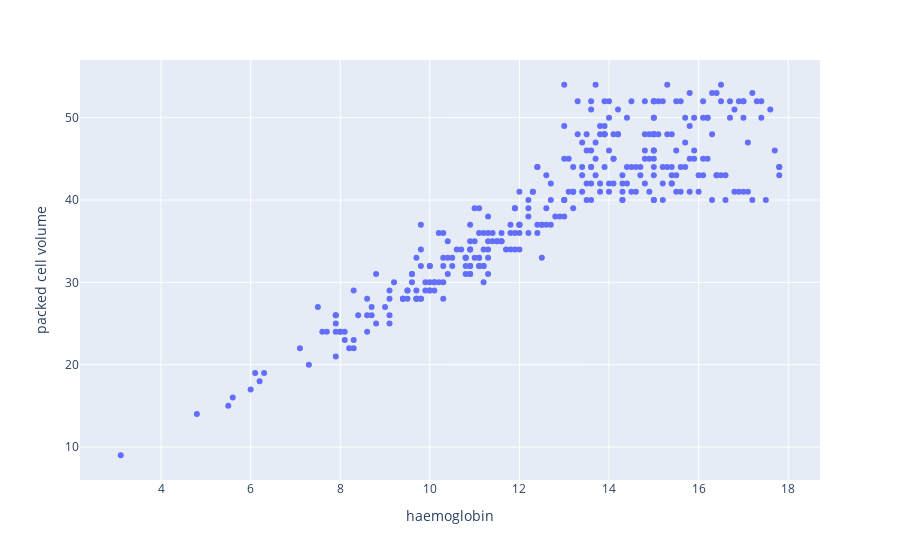

The code cell stored with this chart in its notebook:
### Markdown cell above
### Relationship between hemoglobin and packed cell volume

### Code cell
px.scatter(df, x='haemoglobin', y='packed cell volume')

### Figure 1 — Plotly figure (JSON) as saved in the notebook; plotly's stock layout.template omitted (floating-point values rounded to 4 significant figures; data arrays with more than 128 entries replaced by an {"elided": "..."} marker saying what was removed)
{"data": [{"hovertemplate": "haemoglobin=%{x}<br>packed cell volume=%{y}<extra></extra>", "legendgroup": "", "marker": {"color": "#636efa", "symbol": "circle"}, "mode": "markers", "name": "", "orientation": "v", "showlegend": false, "type": "scatter", "x": {"elided": "400 float values"}, "xaxis": "x", "y": {"elided": "400 int values"}, "yaxis": "y"}], "layout": {"legend": {"tracegroupgap": 0}, "margin": {"t": 60}, "xaxis": {"anchor": "y", "domain": [0, 1], "title": {"text": "haemoglobin"}}, "yaxis": {"anchor": "x", "domain": [0, 1], "title": {"text": "packed cell volume"}}}}
